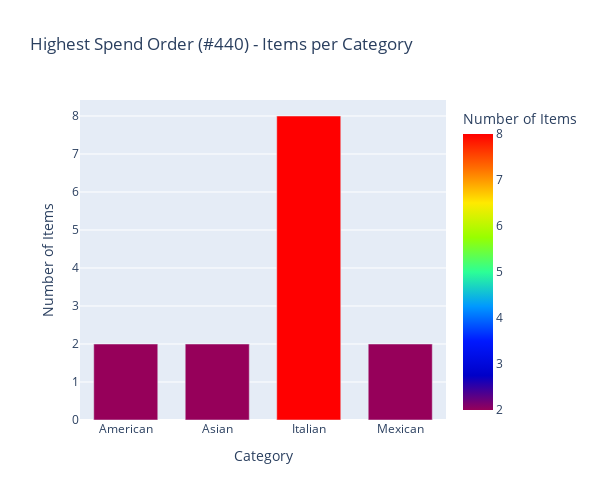

Here is the notebook cell this chart was saved with:
### Code cell
# Visualization for the highest spend order
fig_highest_spend_order = px.bar(highest_spend_order_df, x='category', y='num_items',
                                title='Highest Spend Order (#440) - Items per Category',
                                labels={'category': 'Category', 'num_items': 'Number of Items'},
                                color='num_items', color_continuous_scale='Rainbow')

# Customize layout to adjust figure size and bar thickness
fig_highest_spend_order.update_layout(
    width=600,  # Set the width of the figure
    height=500, # Set the height of the figure
    xaxis=dict(
        tickmode='array',
        tickvals=highest_spend_order_df['category'],
        ticktext=[str(category) for category in highest_spend_order_df['category']]
    ),
    bargap=0.3  # Adjust the gap between bars; lower values mean thicker bars
)

fig_highest_spend_order.show()

### Figure 1 — Plotly figure (JSON) as saved in the notebook; plotly's stock layout.template omitted (floating-point values rounded to 4 significant figures)
{"data": [{"alignmentgroup": "True", "hovertemplate": "Category=%{x}<br>Number of Items=%{marker.color}<extra></extra>", "legendgroup": "", "marker": {"color": [2, 2, 8, 2], "coloraxis": "coloraxis", "pattern": {"shape": ""}}, "name": "", "offsetgroup": "", "orientation": "v", "showlegend": false, "textposition": "auto", "type": "bar", "x": ["American", "Asian", "Italian", "Mexican"], "xaxis": "x", "y": [2, 2, 8, 2], "yaxis": "y"}], "layout": {"bargap": 0.3, "barmode": "relative", "coloraxis": {"colorbar": {"title": {"text": "Number of Items"}}, "colorscale": [[0, "rgb(150,0,90)"], [0.125, "rgb(0,0,200)"], [0.25, "rgb(0,25,255)"], [0.375, "rgb(0,152,255)"], [0.5, "rgb(44,255,150)"], [0.625, "rgb(151,255,0)"], [0.75, "rgb(255,234,0)"], [0.875, "rgb(255,111,0)"], [1, "rgb(255,0,0)"]]}, "height": 500, "legend": {"tracegroupgap": 0}, "title": {"text": "Highest Spend Order (#440) - Items per Category"}, "width": 600, "xaxis": {"anchor": "y", "domain": [0, 1], "tickmode": "array", "ticktext": ["American", "Asian", "Italian", "Mexican"], "tickvals": ["American", "Asian", "Italian", "Mexican"], "title": {"text": "Category"}}, "yaxis": {"anchor": "x", "domain": [0, 1], "title": {"text": "Number of Items"}}}}
